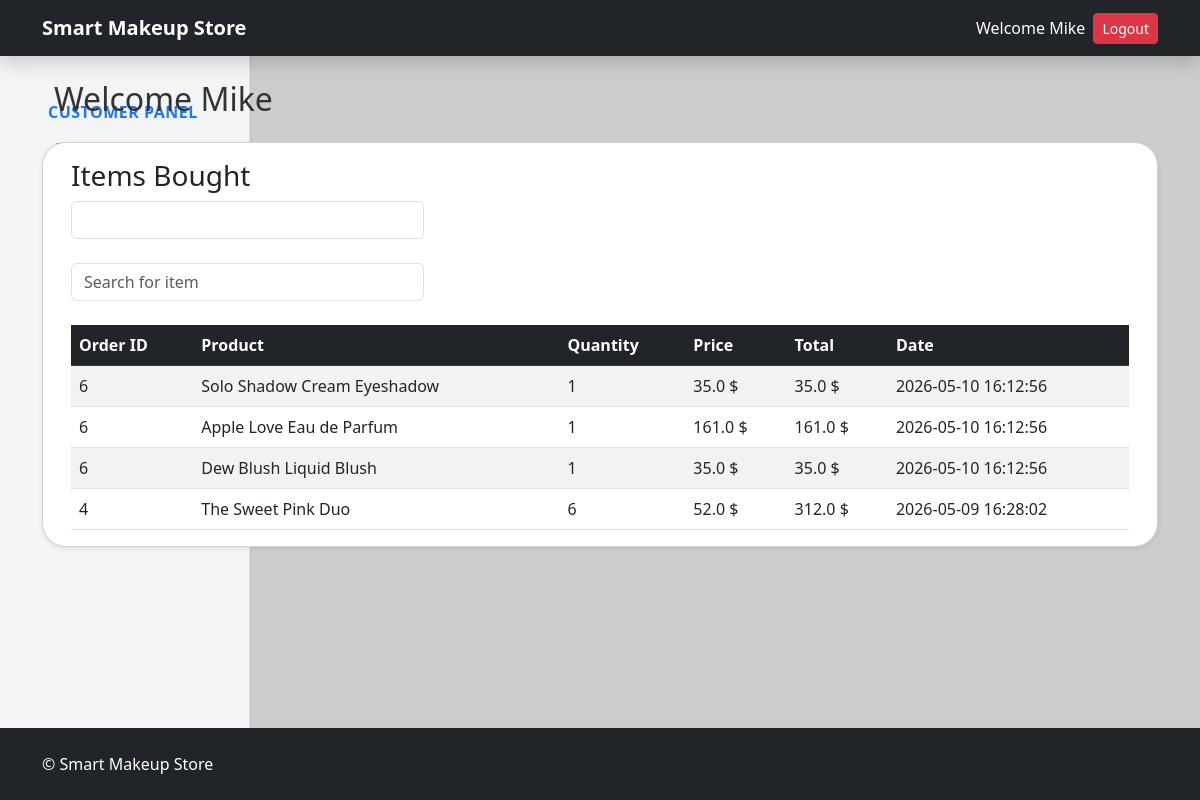
The app's page /customers/my-profile/ (signed in) with its own data.
### tables this page shows
CREATE TABLE order_products (
            order_product_id INTEGER PRIMARY KEY AUTOINCREMENT,
            order_id INTEGER NOT NULL,
            product_id INTEGER NOT NULL,
            order_product_quantity INTEGER NOT NULL,
            order_product_unit_price REAL DEFAULT NULL,
            FOREIGN KEY(order_id) REFERENCES orders(order_id),
            FOREIGN KEY(product_id) REFERENCES products(product_id)
        );

CREATE TABLE orders (
            order_id INTEGER PRIMARY KEY AUTOINCREMENT,
            user_id INTEGER,
            order_total REAL NOT NULL,
            payment_method TEXT,
            order_status TEXT DEFAULT 'PENDING',
            order_created_at DATETIME DEFAULT CURRENT_TIMESTAMP, customer_email TEXT,
            FOREIGN KEY(user_id) REFERENCES users(user_id)
        );

CREATE TABLE products (
            product_id INTEGER PRIMARY KEY AUTOINCREMENT,
            category_id INTEGER DEFAULT NULL,
            product_name TEXT NOT NULL,
            product_description TEXT DEFAULT NULL,
            product_price REAL NOT NULL,
            product_company TEXT,
            product_stock_quantity INTEGER DEFAULT 0,
            product_created_at DATETIME DEFAULT CURRENT_TIMESTAMP,
            product_updated_at DATETIME,
            FOREIGN KEY(category_id) REFERENCES categories(category_id)
        );

### routes/store.py (the view)
@app.route('/customers/my-profile/')
def customersDashboard():
    storeDb = db.getDB()
    rows = storeDb.execute('''
        SELECT o.order_id, o.order_status, o.payment_method, o.order_total,
               o.order_created_at as date,
               p.product_name, p.product_price, op.order_product_quantity,
                           p.product_price *op.order_product_quantity as total
        FROM orders o
        LEFT JOIN order_products op ON op.order_id = o.order_id
        LEFT JOIN products p ON op.product_id = p.product_id
        WHERE o.user_id = ?
        ORDER BY o.order_created_at DESC
    ''', (session['user_id'],)).fetchall()
    storeDb.close()
    return render_template('customerDashboard.html', user_orders= rows )

### models/database.py (called while the page is built)
def getDB():
    conn = sqlite3.connect('store.db', check_same_thread=False)
    conn.row_factory = sqlite3.Row
    return conn

### templates/customerDashboard.html
{% extends "base.html" %} {% block content %}
<div class="container-fluid">
  <div class="row">
    {% include "customerSidebar.html" with context %}
    <div
      class="col-md-9 l-4 col-lg-10"
      data-bs-spy="scroll"
      data-bs-target="#navbar-example3"
      data-bs-offset="100"
      tabindex="0"
    >
      <h2 class="mb-4">Welcome {{session['user_first_name']}}</h2>
    </div>
    {% if user_orders|length == 0 %}
    <div class="alert alert-warning">No orders found yet.</div>
    {% else %}
    <div class="card shadow-sm">
      <div class="card-body p-3">
        <h3>Items Bought</h3>
        {% include "dateRangePickerItems.html" with context %}
        <table class="table table-striped table-hover mb-0">
          <thead class="table-dark">
            <tr>
              <th>Order ID</th>
              <th>Product</th>
              <th>Quantity</th>
              <th>Price</th>
              <th>Total</th>
              <th>Date</th>
            </tr>
          </thead>
          <tbody id="tableBody">
            {% for order in user_orders %}
            <tr>
              <td>{{ order.order_id }}</td>
              <td>{{ order.product_name }}</td>
              <td>{{ order.order_product_quantity }}</td>
              <td>{{ order.product_price }} $</td>
              <td>{{ order.total }} $</td>
              <td>{{ order.date }}</td>
            </tr>
            {% endfor %}
          </tbody>
        </table>
      </div>
    </div>
    {% endif %}
  </div>
</div>
{% endblock %}

### static/css/00-Global-Styles.css (style rules this page uses)
body, html { background-color: #ccc !important; color: #333; display: flex; flex-direction: column; margin: 0; padding: 0; min-height: 100vh; }
.card { border-radius: 1.5rem !important; }

### records on screen
order_products: order_id "6", product_name "Solo Shadow Cream Eyeshadow", order_product_quantity "1", product_price "35.0", total "35.0", date "2026-05-10 16:12:56"
order_products: order_id "6", product_name "Apple Love Eau de Parfum", order_product_quantity "1", product_price "161.0", total "161.0", date "2026-05-10 16:12:56"
order_products: order_id "6", product_name "Dew Blush Liquid Blush", order_product_quantity "1", product_price "35.0", total "35.0", date "2026-05-10 16:12:56"
order_products: order_id "4", product_name "The Sweet Pink Duo", order_product_quantity "6", product_price "52.0", total "312.0", date "2026-05-09 16:28:02"

### other values on screen
{{ session.get('user_first_name') }} "Mike"
{{ session['user_first_name'] }} "Mike"
